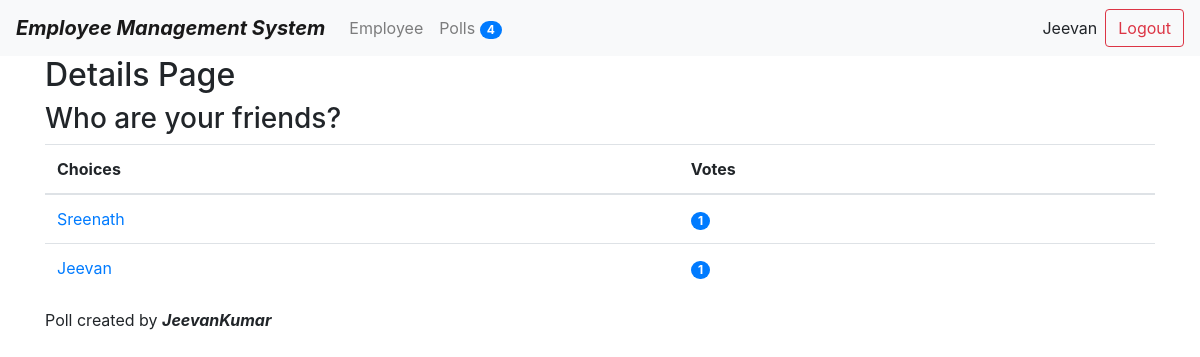
The app's page /polls/5/details/ (signed in) with its own data.
### poll/models.py (models this page shows, shortened)
class Question(models.Model):
	title=models.TextField(null=True,blank=True)
	status=models.CharField(default='inactive',max_length=10)
	created_by=models.ForeignKey(User,null=True,blank=True,on_delete=models.CASCADE)
	start_date=models.DateTimeField(null=True,blank=True)
	end_date=models.DateTimeField(null=True,blank=True)
	created_at=models.DateTimeField(auto_now_add=True)
	modifid_at=models.DateTimeField(auto_now=True)
	@property
	def choices(self):
		return self.choice_set.all()

class Choice(models.Model):
	question=models.ForeignKey(Question,on_delete=models.CASCADE)
	text=models.TextField(null=True,blank=True)
	created_at=models.DateTimeField(auto_now_add=True)
	modifid_at=models.DateTimeField(auto_now=True)
	@property
	def votes(self):
		return self.answer_set.count()

### poll/views.py (the view)
# urls.py: path('<int:id>/details/',employee_details,name='employee_details'),
@login_required(login_url='/login/')
def details(request,id=None):
	context={}
	try:
		questions=Question.objects.get(id=id)
	except:
		raise Http404
	context['questions']=questions
	return render(request,'polls/details.html',context)

### poll/context_processors.py (called while the page is built)
def polls_count(request):
	count=Question.objects.count()
	return {"polls_count":count}

### ems/templates/polls/details.html
{% extends 'base.html' %}
{% block content%}
	<h2>Details Page</h2>
	<h3>{{questions.title}}</h3>
	<table class="table">
		<thead>
			<tr>
			<th scope="column">Choices</th>
			<th scope="column">Votes</th>
			</tr>
		</thead>
	{% for choice in questions.choices %}
		<tr>
			<td><a href="{% url 'single_poll' questions.id %}">{{choice.text}}</a></td><td><span class="badge badge-pill badge-primary">{{choice.votes}}</span></td>
		</tr>
	{% empty %}
			<div class="alert alert-primary" role="alert">
  				There is no Choices available !!
			</div>
	{% endfor %}
	</table>
	<p>Poll created by  <b><em>{{questions.created_by}}</em></b></p>
{% endblock %}

### ems/templates/header.html (shortened to what this page needs)
<div class="navbar navbar-expand-lg navbar-light bg-light">
    <span class="navbar-brand mb-0 h1"><b><em>Employee Management System</em></b></span>
    <div class="collapse navbar-collapse" id="navbarNav">
        <ul class="navbar-nav">
            <li class="nav-item">
                <a class="nav-link" href="{% url 'employee_list' %}">
                    Employee
                </a>
            </li>
            <li class="nav-item">
                <a class="nav-link" href="{% url 'polls_list' %}">
                    Polls
                    <span class="badge badge-primary badge-pill ">{{polls_count}}</span>
                </a>
            </li>
        </ul>
    </div>
    <form class="form-inline my-2 my-lg-0" method="POST" action="{% url 'user_logout' %}"> {% csrf_token %}
        <span class="mr-sm-2">{{request.user.first_name}}</span>
        <input type="submit" class="btn btn-outline-danger my-2 my-sm-0" value="Logout" >
    </form>
</div>

### records on screen
Question: title "Who are your friends?", created_by "JeevanKumar"
Choice: text "Sreenath", votes "1"
Choice: text "Jeevan", votes "1"

### other values on screen
{{ polls_count }} "4"
{{ request.user.first_name }} "Jeevan"
